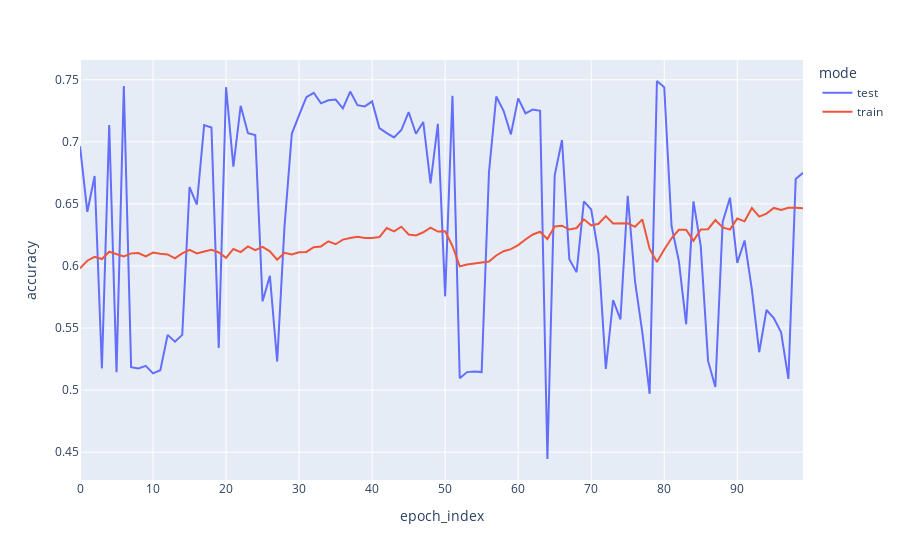

Notebook cell for this chart:
### Code cell
px.line(stats_df, x='epoch_index', y='accuracy', color='mode')
